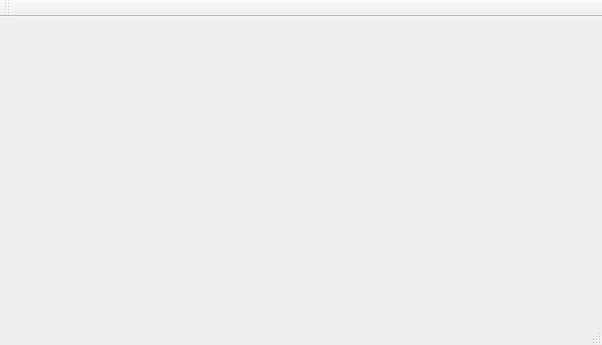
<?xml version="1.0" encoding="UTF-8"?>
<ui version="4.0">
 <class>MainWindow</class>
 <widget class="QMainWindow" name="MainWindow">
  <property name="geometry">
   <rect>
    <x>0</x>
    <y>0</y>
    <width>602</width>
    <height>345</height>
   </rect>
  </property>
  <property name="windowTitle">
   <string>MainWindow</string>
  </property>
  <widget class="QWidget" name="centralWidget">
   <widget class="QwtPlot" name="qwtPlot">
    <property name="geometry">
     <rect>
      <x>70</x>
      <y>40</y>
      <width>400</width>
      <height>200</height>
     </rect>
    </property>
   </widget>
  </widget>
  <widget class="QMenuBar" name="menuBar">
   <property name="geometry">
    <rect>
     <x>0</x>
     <y>0</y>
     <width>602</width>
     <height>22</height>
    </rect>
   </property>
  </widget>
  <widget class="QToolBar" name="mainToolBar">
   <attribute name="toolBarArea">
    <enum>TopToolBarArea</enum>
   </attribute>
   <attribute name="toolBarBreak">
    <bool>false</bool>
   </attribute>
  </widget>
  <widget class="QStatusBar" name="statusBar"/>
 </widget>
 <layoutdefault spacing="6" margin="11"/>
 <customwidgets>
  <customwidget>
   <class>QwtPlot</class>
   <extends>QFrame</extends>
   <header>qwt_plot.h</header>
  </customwidget>
 </customwidgets>
 <resources/>
 <connections/>
</ui>
